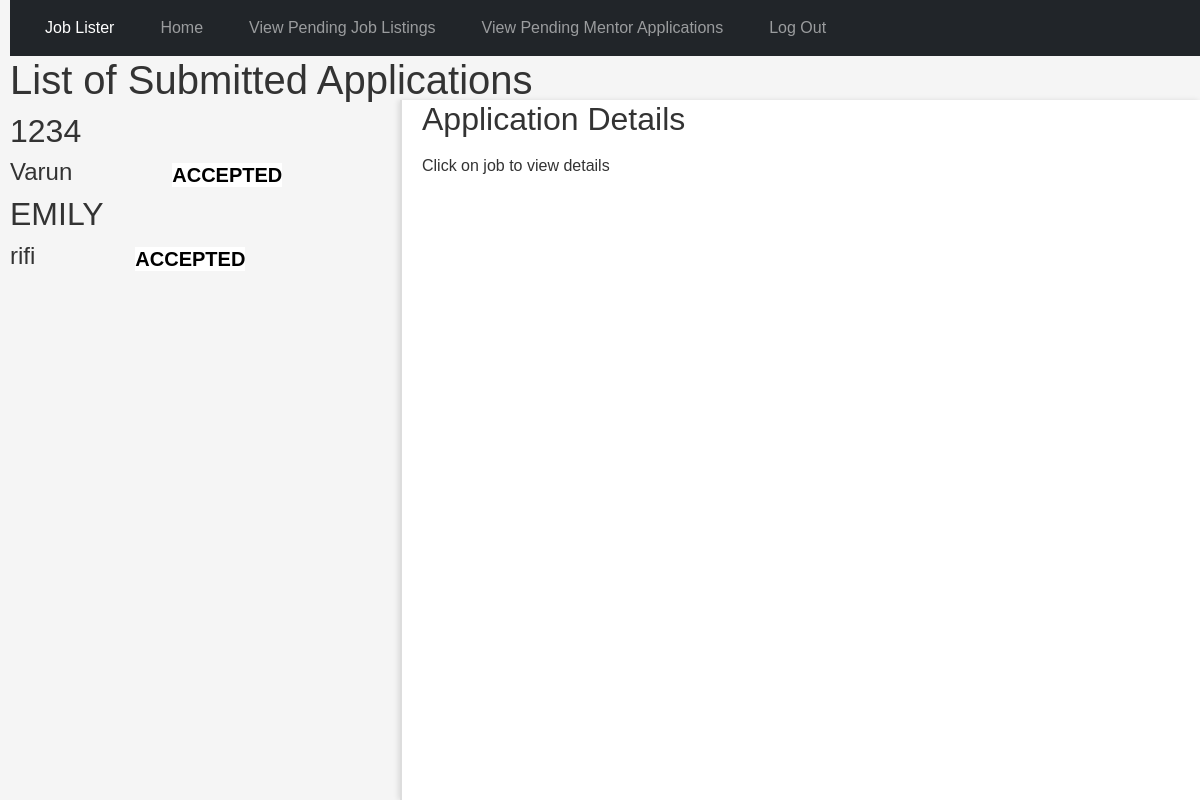
The page /view-applications/ (signed in) on the database as committed earlier.
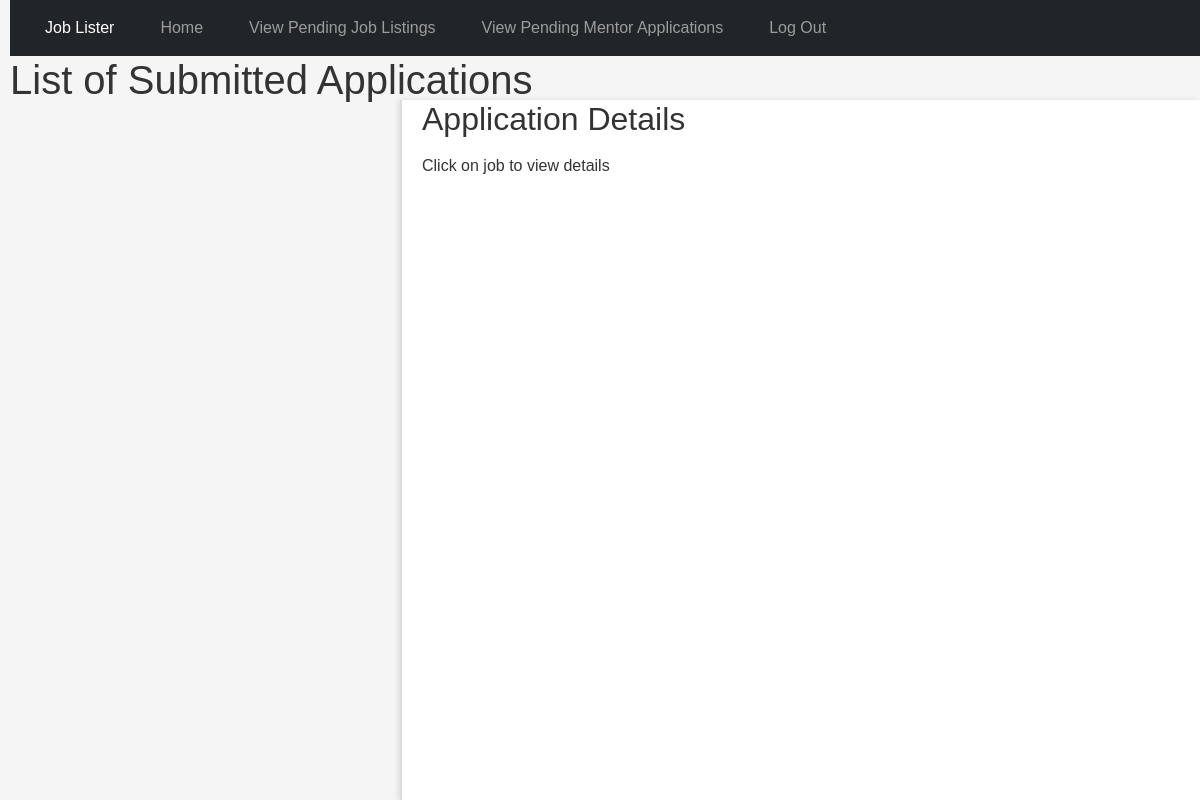
The same page on the database as committed later.
### joblist/models.py (models this page shows, shortened)
class JobListing(models.Model):
    jobtypechoices = ( ("Arts", "Arts"),
                      ("Business", "Business"),
                        ("Communications", "Communications"),
                        ("Education", "Education"),
                        ("Healthcare", "Healthcare"),
                        ("Hospitality", "Hospitality"),
                        ("Information Technology", "Information Technology"),
                        ("Law Enforcement", "Law Enforcement"),
                        ("Sales and Marketing", "Sales and Marketing"),
                        ("Science", "Science"),
                        ("Transportation", "Transportation"),
                        ("Other", "Other"
                        ))
    jobfield = models.CharField(
        choices=jobtypechoices,
        max_length=100,
        null=True,
        blank=True,
        default='other')
    job_title = models.CharField(max_length=100)
    description = models.TextField()
    date_posted = models.DateTimeField(default=timezone.now)
    salary = models.IntegerField()
    author = models.ForeignKey(User, on_delete=models.CASCADE)
    company_name = models.CharField(max_length=100, default='Unknown Company')
    status = models.TextField()

class JobApply(models.Model):
    first_name = models.TextField()
    last_name = models.TextField()
    choices = ( ("male", "male"),
               ("female", "female"),
               ("prefer not to say", "prefer not to say"))
    statuschoices = [
        ('pending', 'Pending'),
        ('accepted', 'Accepted'),
        ('declined', 'Declined'),
    ]
    gender = models.CharField(choices=choices, max_length=20)
    birthdate = models.DateField()
    phone = models.TextField()
    email = models.TextField()
    address = models.TextField()
    education_level = models.TextField()
    creater = models.ForeignKey(User, on_delete=models.CASCADE)
    qualifications = models.TextField()
    job = models.ForeignKey(JobListing, on_delete=models.CASCADE, null = True, blank=True)
    status = models.CharField(
        max_length=10,
        choices=statuschoices,
        default='pending'
    )
    def __str__(self):
        return self.qualifications

### joblist/views.py (the view)
# urls.py: path('view-applications/', views.view_applications, name="view-applications"),
def view_applications(request):
    user = request.user
    jobs = JobListing.objects.filter(author = user)
    apps = {}
    for job in jobs:
        app = JobApply.objects.filter(job = job)
        apps[job.id] = app
    print(apps)
    return render(request, 'joblist/view-applications.html', {"jobs":jobs, "apps":apps})

### joblist/templates/joblist/view-applications.html (shortened to what this page needs)
{% extends "joblist/base.html" %}
{% block content %}
<h1>List of Submitted Applications</h1>
{% for job in jobs %}
<div>
    <h2>{{ job.job_title }}</h2>
    {% for key, app in apps.items %}
    {% if key == job.pk %}
    {% for apps1 in app %}
    <div class="d-flex">
        {% if apps1.status != "rejected" %}
        <h4>{{ apps1.first_name }}</h4>
        {% if apps1.status == "pending" %}
        <button style="margin-left: 200px;" onclick="viewapp('{{ job.job_title }}', '{{ apps1.first_name }}', '{{ apps1.last_name }}', '{{ apps1.gender }}', '{{ apps1.birthdate }}', '{{ apps1.phone }}', '{{ apps1.email }}', '{{ apps1.address }}', '{{ apps1.education_level }}', '{{apps1.id}}')">View Application</button>
        {% else %}
        <div><h5 class = "status_show">{{apps1.status}}</h5></div>
        {% endif %}
        {% endif %}
    </div>
    {% endfor %}
    {% endif %}
    {% endfor %}
</div>
{% endfor %}
<div class="sidebar" id="sidebar">
    <h2>Application Details</h2>
    <p id="gender">Click on job to view details</p>
</div>
{% endblock %}

Rows that differ between the two databases and show on the page:
removed JobListing: job_title "1234"
removed JobApply: first_name "Varun", status "ACCEPTED"
removed JobListing: job_title "EMILY"
removed JobApply: first_name "rifi", status "ACCEPTED"
